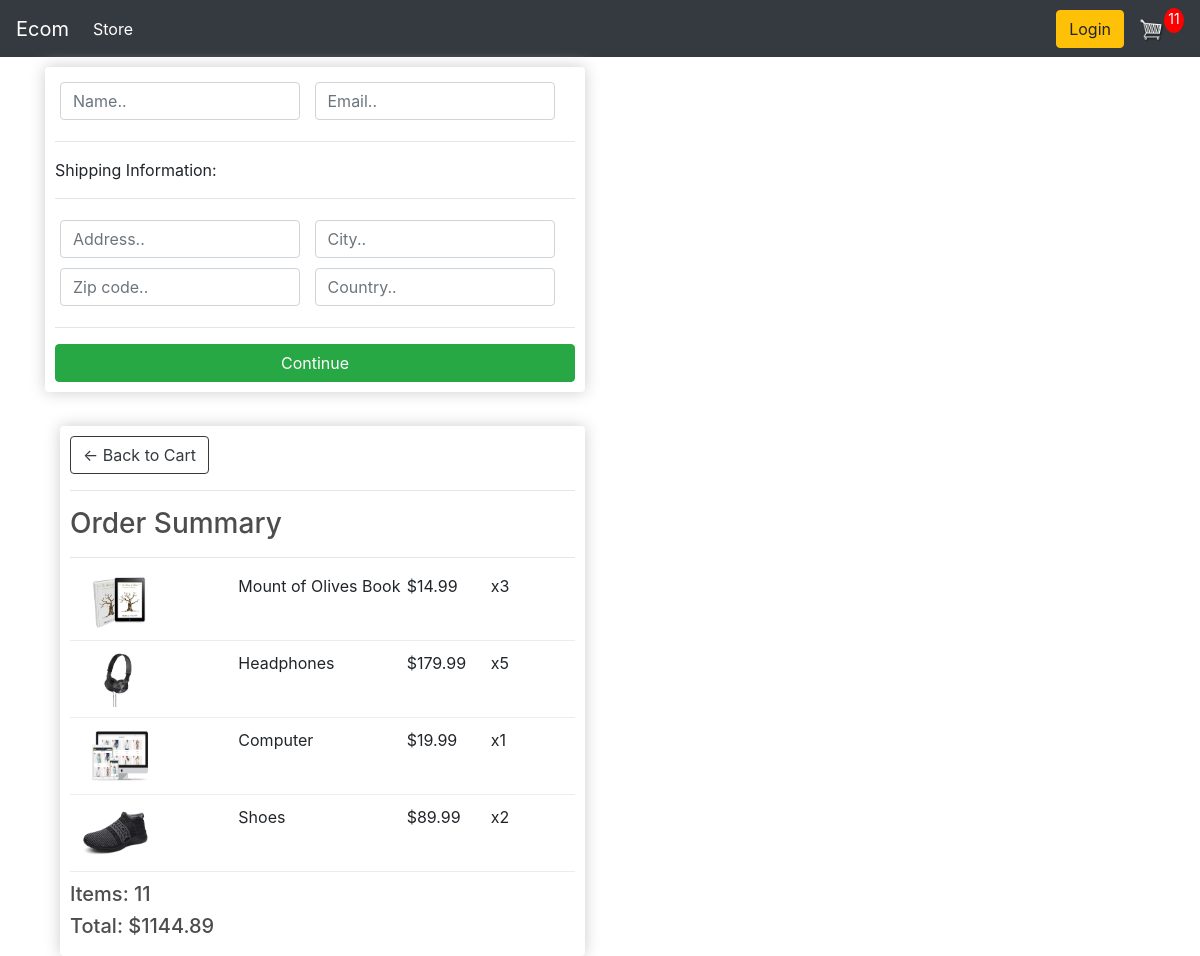
/checkout/ (signed in), run on an earlier commit of the app's database.
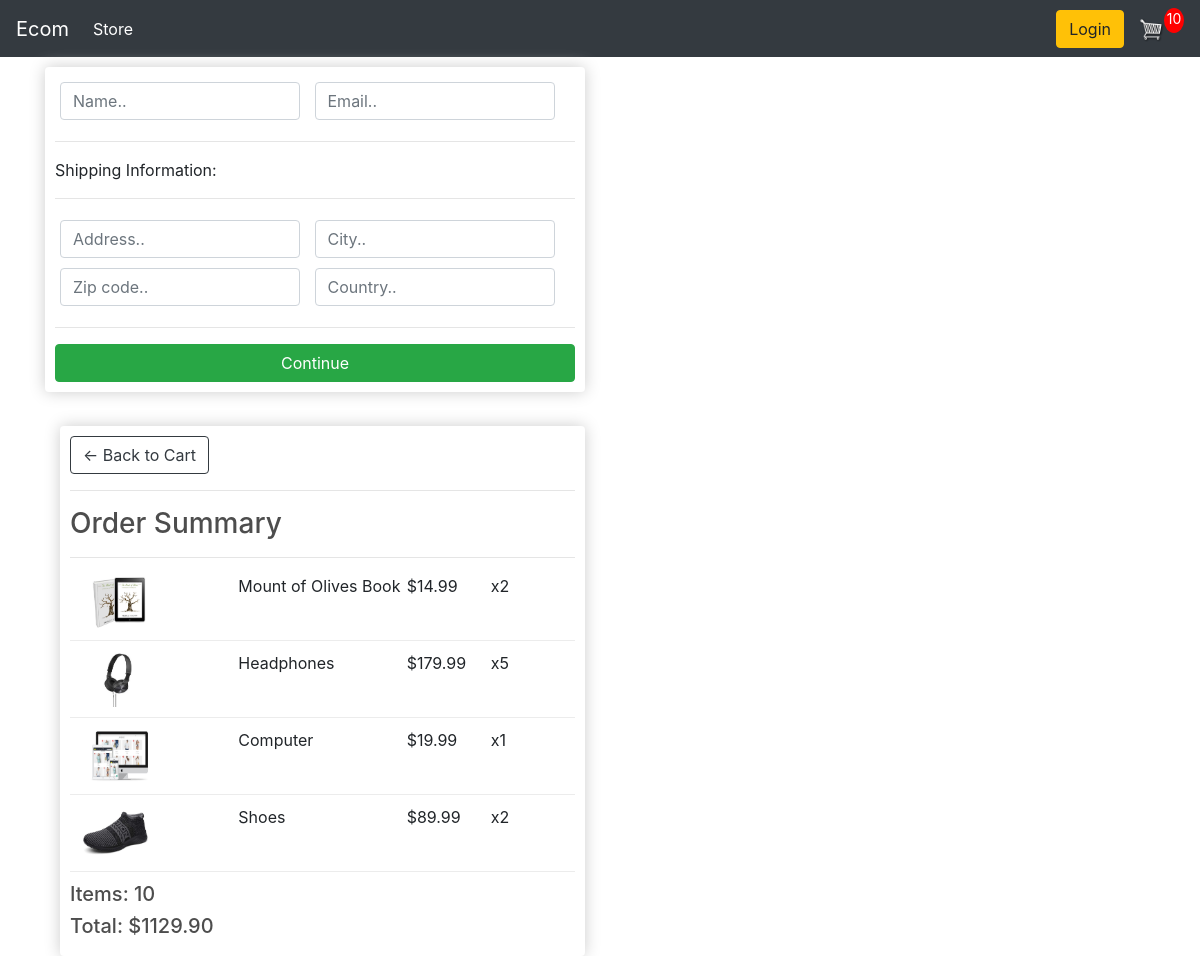
And on a later commit of the database.
### store/models.py (models this page shows, shortened)
class OrderItem(models.Model):
    product = models.ForeignKey(Product, on_delete=models.SET_NULL, null=True)
    order = models.ForeignKey(Order, on_delete=models.SET_NULL, null=True)
    quantity = models.IntegerField(default=0, null=True, blank=True)
    date_added = models.DateTimeField(auto_now_add=True)
    @property
    def get_total(self):
        total = self.product.price * self.quantity
        return total

class Order(models.Model):
    customer = models.ForeignKey(Customer, on_delete=models.SET_NULL, null=True, blank=True)
    date_ordered = models.DateTimeField(auto_now_add=True)
    complete = models.BooleanField(default=False)
    transaction_id = models.CharField(max_length=100, null=True)
    @property
    def shipping(self):
        shipping = False
        orderitems = self.orderitem_set.all()
        for i in orderitems:
            if i.product.digital == False:
                shipping = True
        return shipping
    @property
    def get_cart_total(self):
        orderitems = self.orderitem_set.all()
        total = sum([item.get_total for item in orderitems])
        return total
    @property
    def get_cart_items(self):
        orderitems = self.orderitem_set.all()
        total = sum([item.quantity for item in orderitems])
        return total

class Product(models.Model):
    name = models.CharField(max_length=200)
    price = models.FloatField()
    digital = models.BooleanField(default=False, null=True, blank=True)
    image = models.ImageField(null=True, blank=True)
    @property
    def imageURL(self):
        try:
            url = self.image.url
        except:
            url = ''
        return url

### store/views.py (the view)
# urls.py: path('checkout/', views.checkout, name="checkout"),
def checkout(request):
    if request.user.is_authenticated:
        customer = request.user.customer
        order, created = Order.objects.get_or_create(customer = customer, complete=False )
        items = order.orderitem_set.all()
        cartItems = order.get_cart_items
    else:
        items = []
        order = {'get_cart_total':0,'get_cart_items':0,  'shipping':False}
        cartItems = order.get_cart_items
    context = {'items':items, 'order':order, 'cartItems':cartItems}
    return render(request, "store/checkout.html", context)

### store/templates/store/checkout.html (shortened to what this page needs)
{% extends 'store/main.html' %}
{% load static %}
{% block content %}
    <div class="row">
        <div class="col-lg-6">
            <div class="box-element" id="form-wrapper">
                <form id="form">
                    <div id="user-info">
                        <div class="form-field">
                            <input required class="form-control" type="text" name="name" placeholder="Name..">
                        </div>
                        <div class="form-field">
                            <input required class="form-control" type="email" name="email" placeholder="Email..">
                        </div>
                    </div>
                    <div id="shipping-info">
                        <hr>
                        <p>Shipping Information:</p>
                        <hr>
                        <div class="form-field">
                            <input class="form-control" type="text" name="address" placeholder="Address..">
                        </div>
                        <div class="form-field">
                            <input class="form-control" type="text" name="city" placeholder="City..">
                        </div>
                        <div class="form-field">
                            <input class="form-control" type="text" name="zipcode" placeholder="Zip code..">
                        </div>
                        <div class="form-field">
                            <input class="form-control" type="text" name="country" placeholder="Country..">
                        </div>
                    </div>
                    <hr>
                    <input id="form-button" class="btn btn-success btn-block" type="submit" value="Continue">
                </form>
            </div>
            <br>
            </div>
        </div>
        <div class="col-lg-6">
            <div class="box-element">
                <a  class="btn btn-outline-dark" href="{% url 'cart' %}">&#x2190; Back to Cart</a>
                <hr>
                <h3>Order Summary</h3>
                <hr>
                 {% for item in items %}
                <div class="cart-row">
                    <div style="flex:2"><img class="row-image" src="{{item.product.imageURL}}"></div>
                    <div style="flex:2"><p>{{ item.product.name }}</p></div>
                    <div style="flex:1"><p>${{ item.product.price }}</p></div>
                    <div style="flex:1"><p>x{{ item.quantity }}</p></div>
                </div>
                {% endfor %}
                <h5>Items: {{ order.get_cart_items }}</h5>
                <h5>Total:   ${{ order.get_cart_total|floatformat:2 }}</h5>
            </div>
        </div>
    </div>
{% endblock content %}

What changed in the data, as far as the page shows it:
changed OrderItem "Mount of Olives Book": quantity "3" → "2"
changed through a linked row, Order: get_cart_items "11" → "10"; get_cart_total "1144.89" → "1129.90"
Also different on the page:
{{ cartItems }}: "11" → "10"
